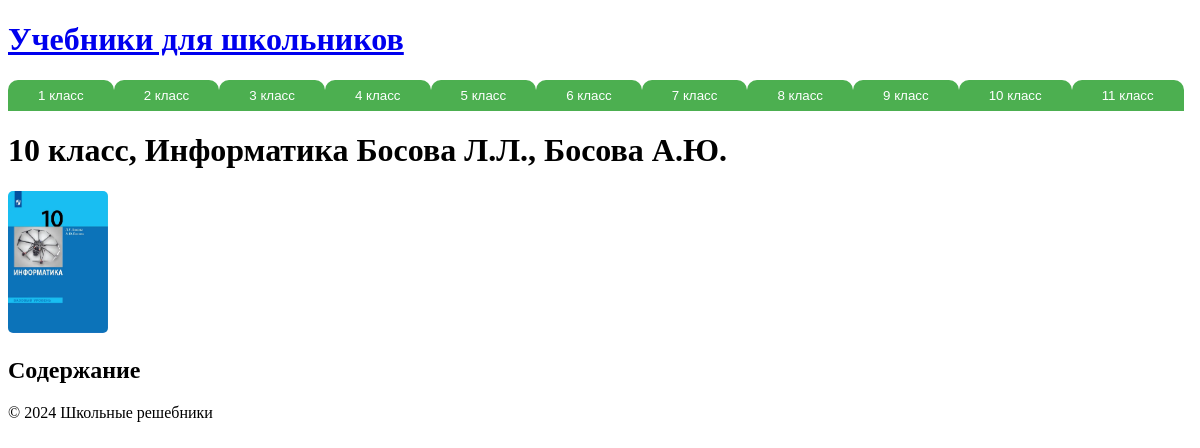
The app's page /10/informatika/bosova-uchebnik/ with its own data.
### textbooks/models.py (models this page shows, shortened)
class GradeLevel(models.Model):
    level = models.IntegerField()

class Textbook(models.Model):
    subject = models.ForeignKey('Subject', on_delete=models.CASCADE, blank=True, null=True)
    grade_level = models.ForeignKey('GradeLevel', on_delete=models.CASCADE, blank=True, null=True)
    cover_image = models.ImageField(upload_to='covers/', blank=True, null=True)
    publisher = models.CharField(max_length=255, blank=True, null=True)
    book_type = models.CharField(max_length=100, blank=True, null=True)
    book_series = models.CharField(max_length=100, blank=True, null=True)
    authors = models.CharField(max_length=255, blank=True, null=True)
    publication_year = models.CharField(max_length=20, blank=True, null=True)
    country = models.CharField(max_length=100, blank=True, null=True)
    edited_by = models.CharField(max_length=255, blank=True, null=True)
    fgos = models.BooleanField(default=False)
    education_level = models.CharField(max_length=100, blank=True, null=True)
    place_of_publication = models.CharField(max_length=100, blank=True, null=True)
    description = models.TextField(blank=True, null=True)
    view_count = models.PositiveIntegerField(default=0)
    short_name = models.SlugField(unique=True)
    cover_color = models.CharField(max_length=50, blank=True, null=True)
    number_of_parts = models.PositiveIntegerField(blank=True, null=True)

class Subject(models.Model):
    name = models.CharField(max_length=100)
    english_name = models.CharField(max_length=100)

### textbooks/views.py (the view)
# urls.py: path('<str:grade>/<str:subject>/<str:short_name>/', views.textbook_detail, name='textbook_detail'),
def textbook_detail(request, grade, subject, short_name):
    textbook = get_object_or_404(Textbook, grade_level__level=grade, subject__english_name=subject,
                                 short_name=short_name)
    solutions = Solution.objects.filter(short_name=textbook.short_name)
    context = {
        'textbook': textbook,
        'solutions': solutions,  # Передаем список решений в контекст
    }
    return render(request, 'textbook_detail.html', context)

### textbooks/context_processors.py (called while the page is built)
def grade_subjects(request):
    grades = GradeLevel.objects.all()
    subjects = Subject.objects.all()
    return {
        'grades': grades,
        'subjects': subjects
    }

### textbooks/templates/textbook_detail.html (shortened to what this page needs)
{% extends 'base.html' %}
{% block content %}
<h1>{{ textbook.grade_level.level }} класс, {{ textbook.subject.name }} {{ textbook.authors }}</h1>
<img src="{{ textbook.cover_image.url }}" alt="{{ textbook.short_name }}" class="cover-image">
<h2>Содержание</h2>
{% endblock %}

### templates/base.html (shortened to what this page needs)
<!DOCTYPE html>
<html lang="ru">
<head>
    {% load static %}
    <link rel="stylesheet" href="{% static 'css/styles.css' %}">
</head>
<body>
    <header>
        <h1><a href="{% url 'home' %}">Учебники для школьников</a></h1>
        <div class="grade-buttons">
            {% for grade in grades %}
                <div class="grade-dropdown">
                    <button class="grade-btn">{{ grade.level }} класс</button>
                </div>
            {% endfor %}
        </div>
    </header>
    <main>
        {% block content %}
        {% endblock %}
    </main>
    <footer>
        <p>&copy; 2024 Школьные решебники</p>
    </footer>
</body>
</html>

### static/css/styles.css (style rules this page uses)
.grade-buttons { display: flex; flex-wrap: wrap; }
.grade-dropdown { position: relative; margin: 0; }
.grade-btn { padding: 8px 30px; background-color: #4CAF50; color: white; border: none; cursor: pointer; border-radius: 10px 10px 0 0; transition: background-color 0.3s; margin: 0; }
.cover-image { width: 100px; height: auto; margin-right: 15px; border-radius: 5px; }

### records on screen
GradeLevel: level "1"
GradeLevel: level "2"
GradeLevel: level "3"
GradeLevel: level "4"
GradeLevel: level "5"
GradeLevel: level "6"
GradeLevel: level "7"
GradeLevel: level "8"
GradeLevel: level "9"
GradeLevel: level "10"
GradeLevel: level "11"
Textbook: grade_level.level "10", subject.name "Информатика", authors "Босова Л.Л., Босова А.Ю.", cover_image (picture)
